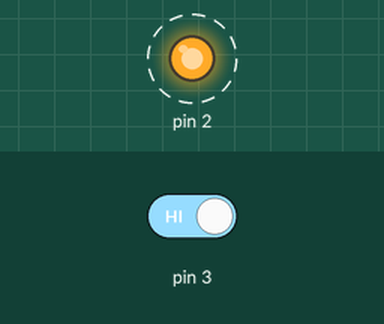
Simulated run of this sketch. Board: Arduino Uno, built with avr-gcc and run on an emulated ATmega328P. On the bench: output pins drawn as LEDs (lit = HIGH). Dashed ring = blinking. The test bench sets the inputs (shaded band); at power-on: pin 3 HIGH.

Above: at 1.8 s.
1.9 s: pin 3 driven LOW
At 3.2 s:
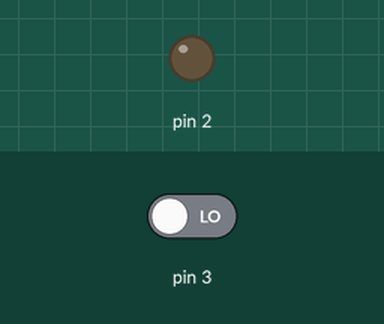
3.5 s: pin 3 driven HIGH
At 3.9 s:
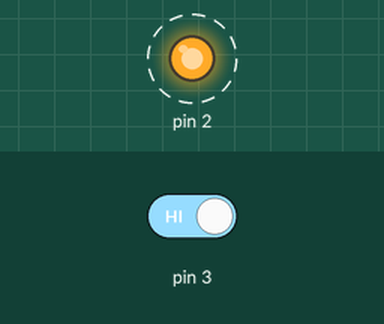
Timing chart, 0 to 12.5 s (numbered marks = the images above; inputs shaded):
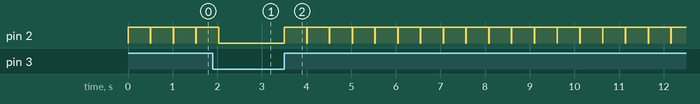

Measured:
- after the input at 1.9 s, pin 2: goes on until 2.0 s, then stays LOW
- after the input at 3.5 s, pin 2: alternates HIGH for 0.50 s and LOW for 0.01 s, starting at once
- by itself, pin 2: alternates HIGH for 0.50 s and LOW for 0.01 s

The sketch:

setPin2ToHi.ino
```cpp
// this sketch is for an an arduino connected to ARDOS ... it waits for a short input on pin 3 and sets pin 2 to HIGH for 0.5 seconds
void setup() {
  pinMode(2,OUTPUT);
  pinMode(3,INPUT);
}

void loop() {
  while (digitalRead(3) == LOW) {
    // wait for input on input 3
  }
  digitalWrite(2,HIGH);
  delay(500);
  digitalWrite(2,LOW);
  delay(10);
}
```
